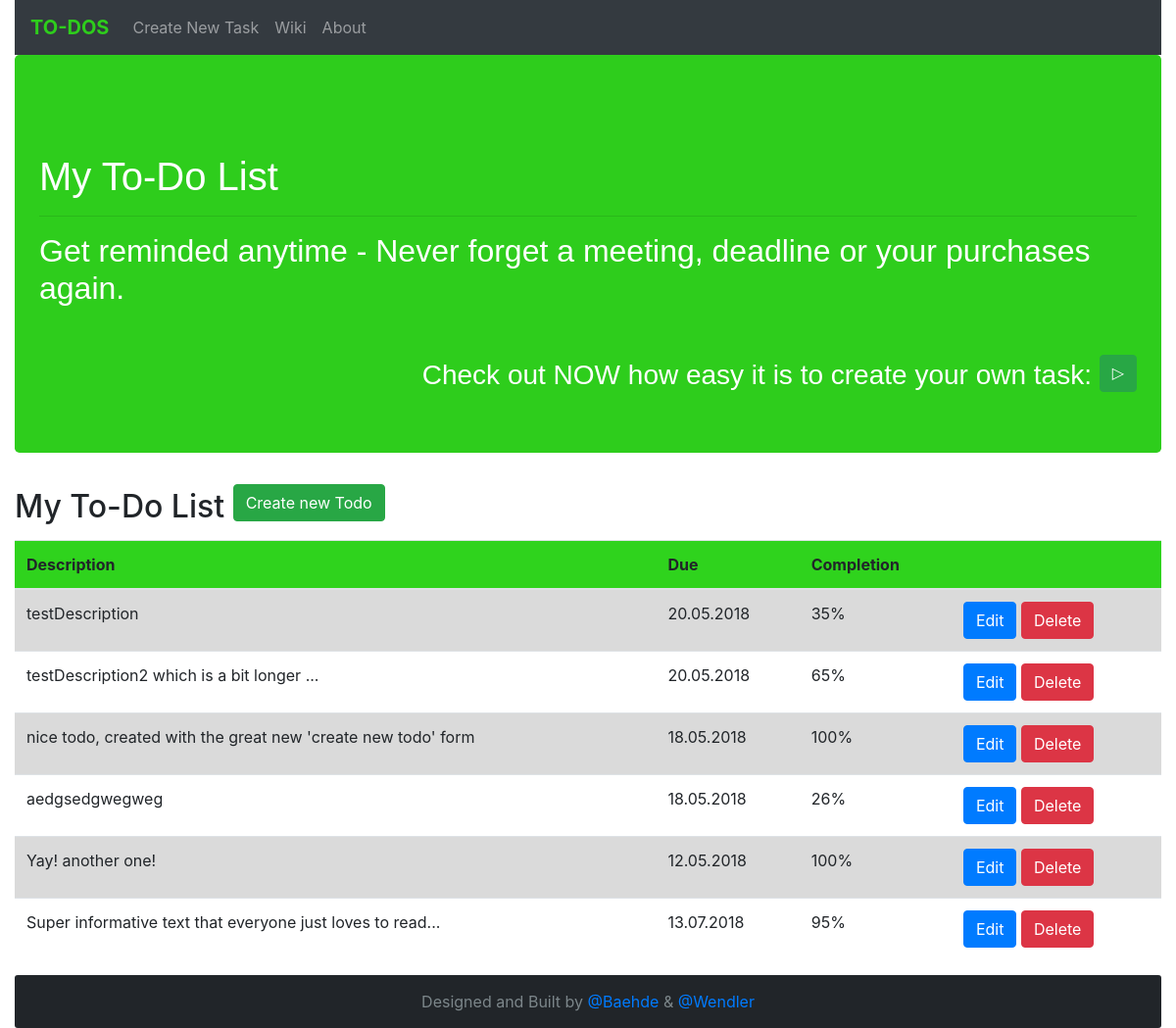
The app's page /todoBoard/, older data.
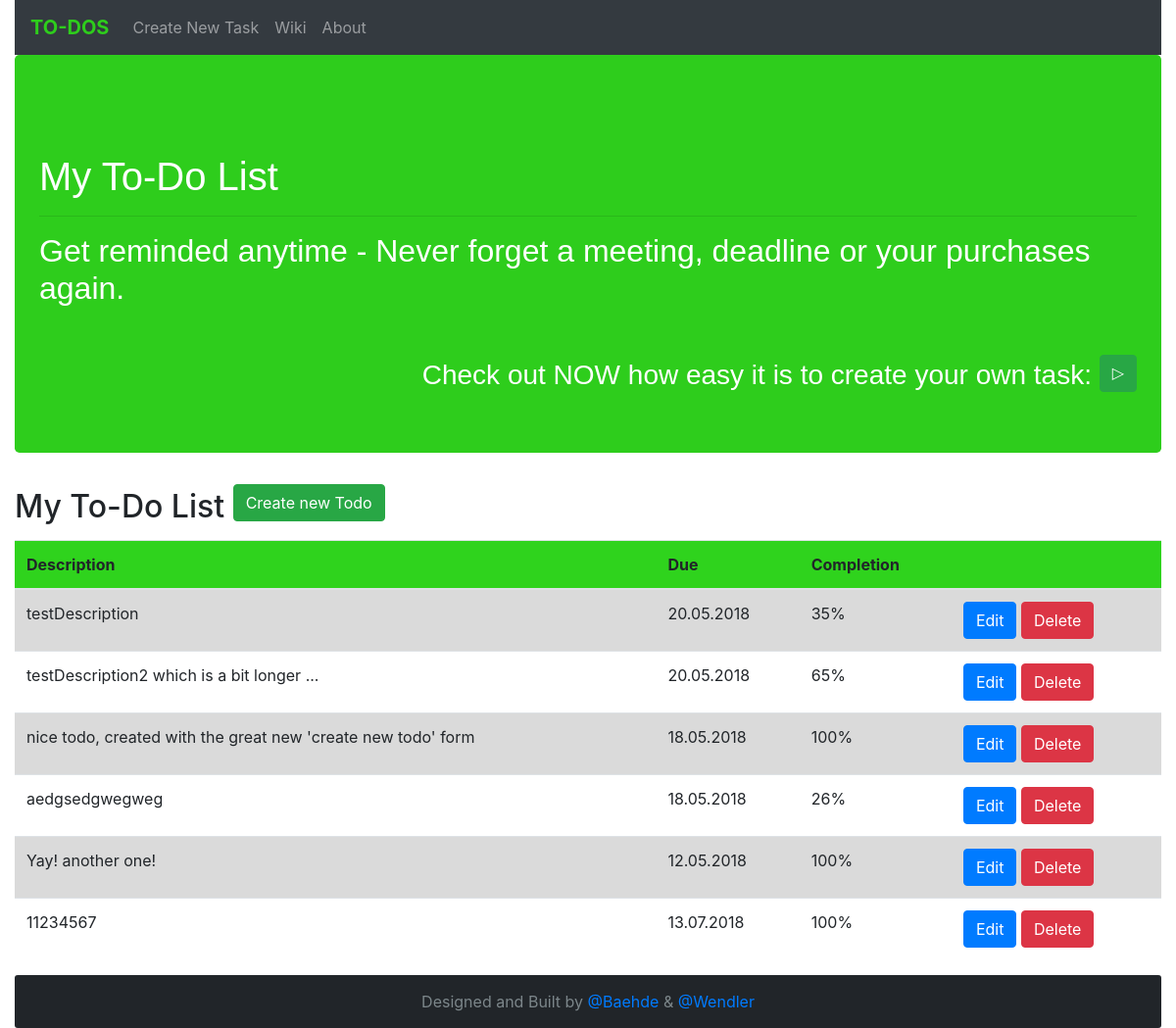
The same page, newer data.
### todoBoard/models.py (models this page shows, shortened)
class Todo(models.Model):
    description = models.CharField(max_length=160)
    due = models.DateField()
    completion = models.PositiveSmallIntegerField()

### todoBoard/views.py (the view)
# urls.py: path('', views.index, name='index'),
def index(request):
    all_todos = Todo.objects.all()
    return render(request, 'todoBoard/index.html', {'all_todos': all_todos})

### todoBoard/templates/todoBoard/index.html (shortened to what this page needs)
{% load staticfiles %}
<!doctype html>
<html lang="en">
    <head>
        <link rel="stylesheet" href="https://stackpath.bootstrapcdn.com/bootstrap/4.1.0/css/bootstrap.min.css">
        {% load staticfiles %}
        <link rel="stylesheet" href="{% static 'css/own.css' %}"/>
    </head>
    <body>
        <div class="container-fluid">
            <nav class="navbar navbar-expand-lg navbar-dark bg-dark">
                <a class="navbar-brand" href="{% url 'todoBoard:index' %}">TO-DOS</a>
                <div class="collapse navbar-collapse" id="navbarNavAltMarkup">
                    <div class="navbar-nav">
                            <a class="nav-item nav-link" href="{% url 'todoBoard:new' %}">Create New Task</a>
                            <a class="nav-item nav-link" href="{% url 'todoBoard:howToEdit' %}">Wiki</a>
                            <a class="nav-item nav-link" href="{% url 'todoBoard:aboutus' %}">About</a>
                    </div>
                </div>
            </nav>
            <div class="jumbotron">
                <h1>
                    My To-Do List
                </h1>
                <hr>
                <h2>
                    Get reminded anytime -
                    Never forget a meeting, deadline or your purchases again.
                </h2>
                <br>
                <p>
                <h3 style="float: right;">
                    Check out NOW how easy it is to create your own task:
                    <a class="btn btn-success" href="{% url 'todoBoard:howToEdit' %}">
                        &#x25B7;
                    </a>
                </h3>
            </div>
            <div class="row">
                <div class="col-xs-12 col-md-12">
                    <h2> My To-Do List <span><a class="btn btn-success"  href="{% url 'todoBoard:new' %}">Create new Todo</a></span></h2>
                    {% if all_todos %}
                        <table class="table">
                            <thead>
                                <tr>
                                    <th>
                                        Description
                                    </th>
                                    <th>
                                        Due
                                    </th>
                                    <th>
                                        Completion
                                    </th>
                                    <th>
                                    </th>
                                </tr>
                            </thead>
                            <tbody>
                            {% for todo in all_todos %}
                                {% if forloop.counter0|divisibleby:2 %}
                                <tr class="table-active">
                                {% else %}
                                <tr>
                                {% endif %}
                                    <td>
                                        {{ todo.description }}
                                    </td>
                                    <td>
                                        {{ todo.due|date:"d.m.Y" }}
                                    </td>
                                    <td>
                                        {{ todo.completion }}%
                                    </td>
                                    <td>
                                        <div class="btn-group-toggle" data-toggle="buttons">
                                            <a class="btn btn-primary" href="{% url 'todoBoard:edit' todo.id %}">
                                            Edit
                                            </a>
                                            <a class="btn btn-danger" href="{% url 'todoBoard:delete' todo.id %}">
                                            Delete
                                            </a>
                                        </div>
                                    </td>
                                </tr>
                            {% endfor %}
                            </tbody>
                        </table>
                    {% else %}
                        <div class="jumbotron">
                            <p>
                                No Todo found. Create one now!
                            </p>
                        </div>
                    {% endif %}
                </div>
            </div>
            <footer class="container-fluid text-center ">
                Designed and Built by <a href="https://github.com/8dzed2">@Baehde</a> & <a href="https://github.com/Pazifistin">@Wendler</a>
            </footer>
        </div>
    </body>
</html>

### todoBoard/static/css/own.css (style rules this page uses)
footer { background-color: #212529; padding: 15px; border-radius: 3px; color: #7c868a; ; }
.jumbotron { background-color: #2ecd1c; color: #fff; padding: 100px 25px; font-family: Montserrat, sans-serif; }
.navbar li a, .navbar .navbar-brand { color: #2ecd1c !important; font-weight: bold; }
.btn { margin-bottom: 1%; }
thead { background-color: #2fd31d; }

Row changes from the older to the newer data that the page shows:
removed Todo: description "Super informative text that everyone just loves to read...", due "13.07.2018", completion "95"
added Todo: description "11234567", due "13.07.2018", completion "100"
